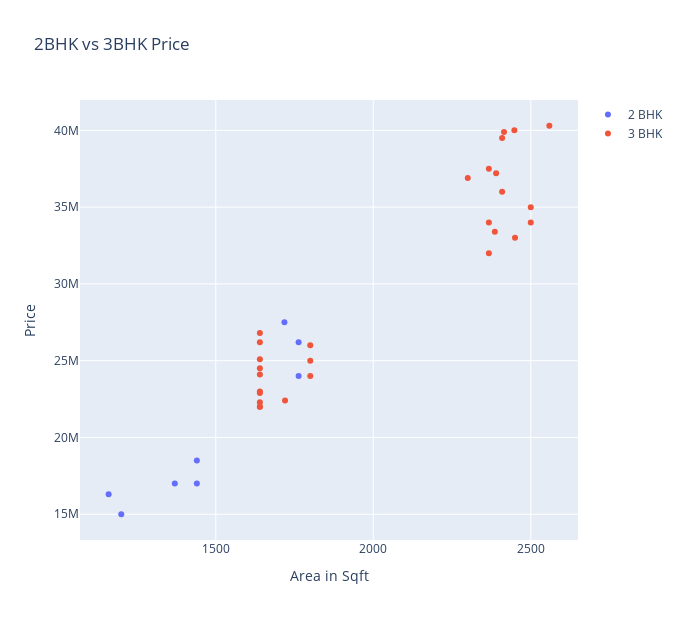

Notebook source saved alongside this figure:
### Code cell
## Viz where it is happening that 2bhk price > 3bhk

def plot_scatter(df,location):
    bhk2 = df[(df.location == location) &(df.bhk ==2)]
    bhk3 = df[(df.location == location) &(df.bhk ==3)]
    fig = go.Figure() 
    fig.add_trace(go.Scatter(x=bhk2.total_area,y=bhk2.price,
                    mode='markers',
                    name='2 BHK'))
    fig.add_trace(go.Scatter(x=bhk3.total_area,y=bhk3.price,
                    mode='markers',
                    name='3 BHK'))
    fig.update_layout(title='2BHK vs 3BHK Price', xaxis_title='Area in Sqft', yaxis_title='Price',height=620,width=680)
    fig.show()

plot_scatter(df,'Rajaji Nagar')

### Figure 1 — Plotly figure (JSON) as saved in the notebook; plotly's stock layout.template omitted (floating-point values rounded to 4 significant figures)
{"data": [{"mode": "markers", "name": "2 BHK", "type": "scatter", "x": [1370, 1200, 1160, 1440, 1440, 1763, 1718, 1763], "y": [17000000, 15000000, 16300000, 17000000, 18500000, 26200000, 27500000, 24000000]}, {"mode": "markers", "name": "3 BHK", "type": "scatter", "x": [1640, 1640, 1800, 1640, 2409, 2386, 2448, 1640, 1800, 2300, 1640, 2500, 2559, 1640, 1800, 2450, 1640, 2367, 1640, 1640, 2367, 1720, 2500, 2390, 2415, 2367, 2409, 1640], "y": [22900000, 22300000, 26000000, 24100000, 36000000, 33400000, 40000000, 23000000, 25000000, 36900000, 22000000, 35000000, 40300000, 22000000, 24000000, 33000000, 26200000, 37500000, 25100000, 26800000, 34000000, 22400000, 34000000, 37200000, 39900000, 32000000, 39500000, 24500000]}], "layout": {"height": 620, "title": {"text": "2BHK vs 3BHK Price"}, "width": 680, "xaxis": {"title": {"text": "Area in Sqft"}}, "yaxis": {"title": {"text": "Price"}}}}
